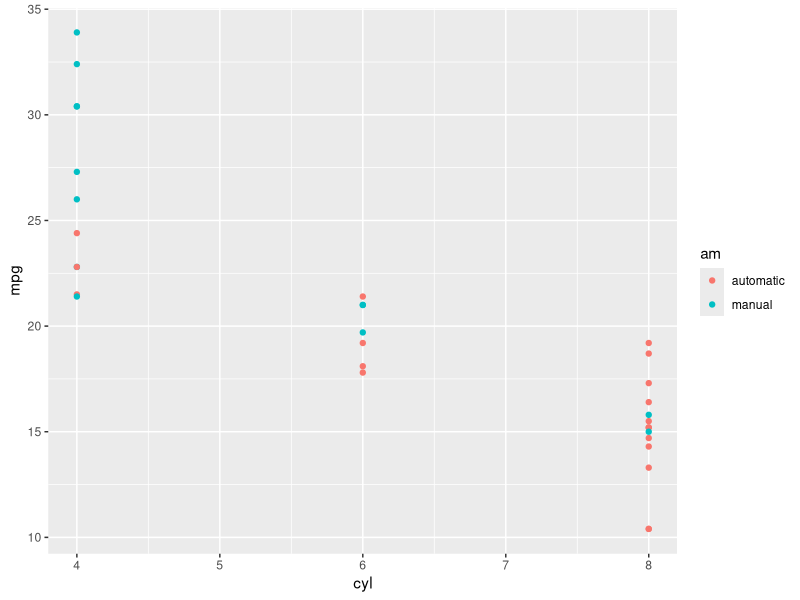
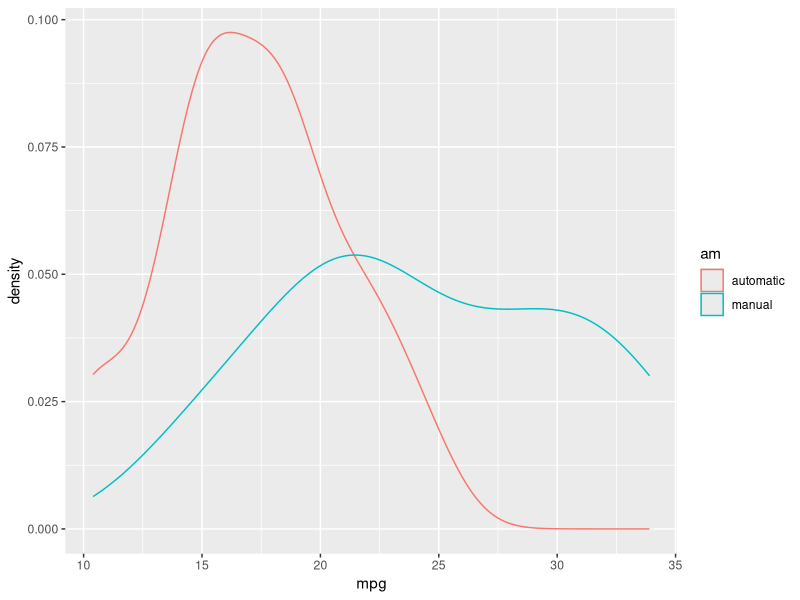
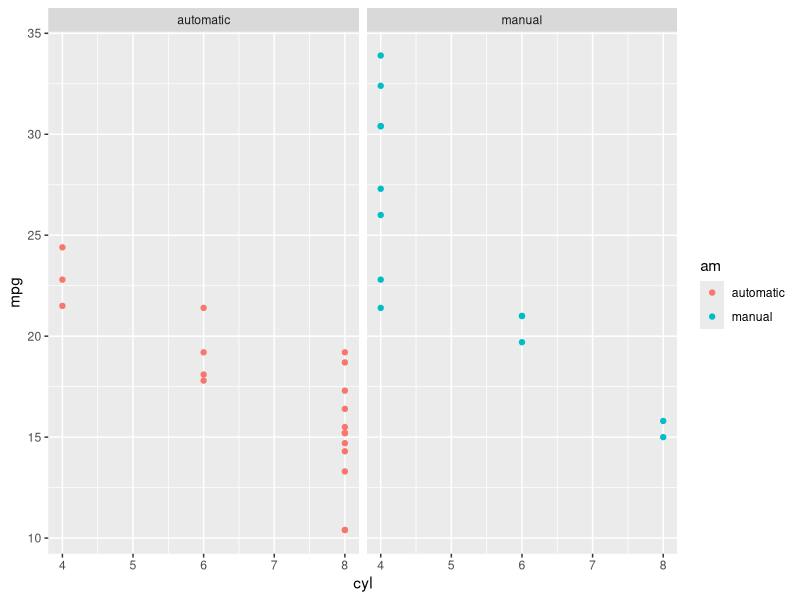
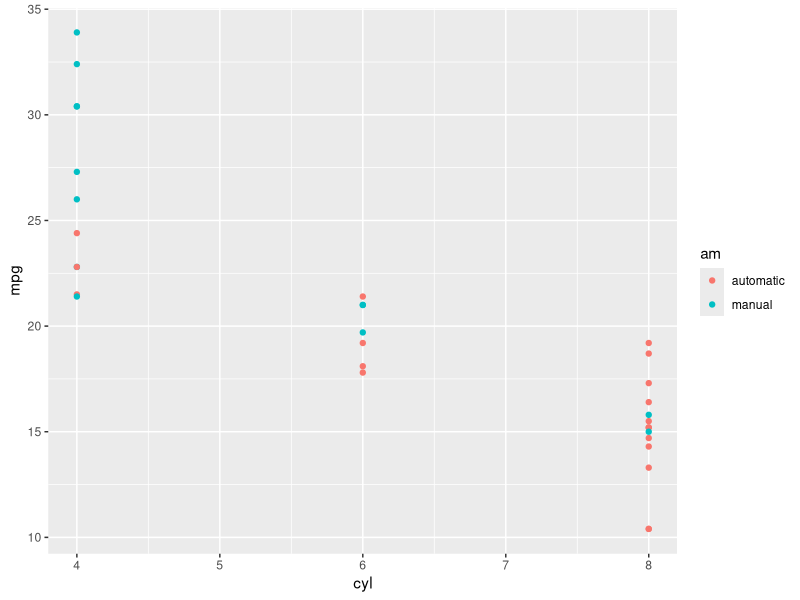

R code for these plots, in order:
library(ggplot2)
library(lattice)

data(mtcars)
data <- mtcars
data$am[data$am == 0] <- "automatic"
data$am[data$am == 1] <- "manual"
auto <- data[data$am == "automatic",]
manual <- data[data$am == "manual",]

qplot(cyl, mpg, data=data, col= am)
ggplot(data, aes(x=mpg, color=am)) + geom_density()
qplot(cyl, mpg, data=data, col= am, facets = ~ am)
qplot(cyl, mpg, data=data, col=am)